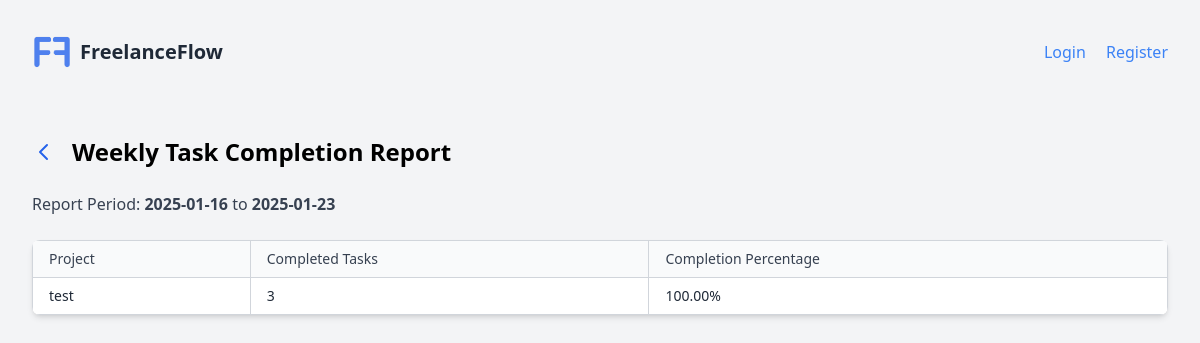
Page /reports/weekly/ on the committed database.
### myapp/models.py (models this page shows, shortened)
class WeeklyReport(models.Model):
    project = models.ForeignKey('Project', on_delete=models.CASCADE)
    completed_tasks_count = models.IntegerField()
    start_date = models.DateTimeField()
    end_date = models.DateTimeField()
    completion_percentage = models.FloatField()  # Add this field
    generated_at = models.DateTimeField(default=now)

class Project(models.Model):
    project_id = models.BigAutoField(primary_key=True)
    PROJECT_STATUS_CHOICES = [
        ('ongoing', 'Ongoing'),         # (database_value, display_name)
        ('completed', 'Completed'),
    ]
    project_name = models.CharField(max_length=200, unique=True)
    project_description = models.TextField(blank=True)
    project_status = models.CharField(
        max_length=20, choices=PROJECT_STATUS_CHOICES)
    project_deadline = models.DateTimeField()
    project_created = models.DateTimeField(auto_now_add=True)
    project_updated = models.DateTimeField(auto_now=True)
    tags = models.ManyToManyField(Tag, related_name="projects", blank=True)
    owner = models.ForeignKey(
        User,
        on_delete=models.CASCADE,
        related_name="projects",
        null=True,  # Allows the field to accept NULL in the database
        blank=True,  # Makes it optional in forms
    )
    viewers = models.ManyToManyField(
        User, related_name="viewable_project", blank=True)

### myapp/views.py (the view)
# urls.py: path('reports/weekly/', views.weekly_report, name='weekly_report'),
def weekly_report(request):
    cache.delete("latest_weekly_reports")
    cache_key = "latest_weekly_reports"
    cached_data = cache.get(cache_key)
    if not cached_data:
        latest_reports_ids = (
            WeeklyReport.objects.values("project_id")
            .annotate(latest_id=Max("id"))
            .values_list("latest_id", flat=True)
        )
        latest_reports = WeeklyReport.objects.filter(id__in=latest_reports_ids).select_related("project")
        serialized_reports = [
            {
                "project_name": report.project.project_name,
                "completed_tasks_count": report.completed_tasks_count,
                "completion_percentage": report.completion_percentage,
                "start_date": report.start_date,
                "end_date": report.end_date,
            }
            for report in latest_reports
        ]
        cache.set(cache_key, serialized_reports, timeout=60 * 60)
    else:
        serialized_reports = cached_data
    if not serialized_reports:
        context = {
            "message": "No reports are available.",
        }
        return render(request, "reports/no_reports.html", context)
    context = {
        "reports": serialized_reports,
        "start_date": serialized_reports[0]["start_date"] if serialized_reports else None,
        "end_date": serialized_reports[0]["end_date"] if serialized_reports else None,
    }
    return render(request, "reports/weekly_report.html", context)

### myapp/templates/reports/weekly_report.html (shortened to what this page needs)
{% extends "base.html" %}
{% block content %}
<div class="p-8">
  <div class="flex items-center space-x-4 mb-6">
    <a href="{% url 'myapp:home' %}" class="text-blue-600 hover:text-blue-800">
      <svg xmlns="http://www.w3.org/2000/svg" class="h-6 w-6" fill="none" viewBox="0 0 24 24" stroke="currentColor">
        <path stroke-linecap="round" stroke-linejoin="round" stroke-width="2" d="M15 19l-7-7 7-7" />
      </svg>
    </a>
    <h1 class="text-2xl font-bold">Weekly Task Completion Report</h1>
  </div>
  {% if start_date and end_date %}
  <div class="mb-6">
    <p class="text-gray-700">Report Period:
      <span class="font-semibold">{{ start_date|date:"Y-m-d" }}</span>
      to
      <span class="font-semibold">{{ end_date|date:"Y-m-d" }}</span>
    </p>
  </div>
  {% endif %}
  <div class="bg-white shadow-md rounded-lg overflow-hidden">
    {% if reports %}
    <table class="min-w-full table-auto border-collapse border border-gray-300">
      <thead class="bg-gray-50">
        <tr>
          <th class="px-4 py-2 border border-gray-300 text-left text-sm font-medium text-gray-700">Project</th>
          <th class="px-4 py-2 border border-gray-300 text-left text-sm font-medium text-gray-700">Completed Tasks</th>
          <th class="px-4 py-2 border border-gray-300 text-left text-sm font-medium text-gray-700">Completion Percentage</th>
        </tr>
      </thead>
      <tbody>
        {% for report in reports %}
        <tr class="hover:bg-gray-50">
          <td class="px-4 py-2 border border-gray-300 text-sm text-gray-800">{{ report.project_name }}</td>
          <td class="px-4 py-2 border border-gray-300 text-sm text-gray-800">{{ report.completed_tasks_count }}</td>
          <td class="px-4 py-2 border border-gray-300 text-sm text-gray-800">
            {{ report.completion_percentage|floatformat:2 }}%
          </td>
        </tr>
        {% endfor %}
      </tbody>
    </table>
    {% else %}
    <div class="p-4 text-center text-gray-600">
      <p>No reports available.</p>
    </div>
    {% endif %}
  </div>
</div>
{% endblock %}

### rows in the picture
WeeklyReport: start_date "2025-01-16", end_date "2025-01-23", completion_percentage "100.00"
Project: project_name "test"

### other values in the picture
{{ report.completed_tasks_count }} "3"
